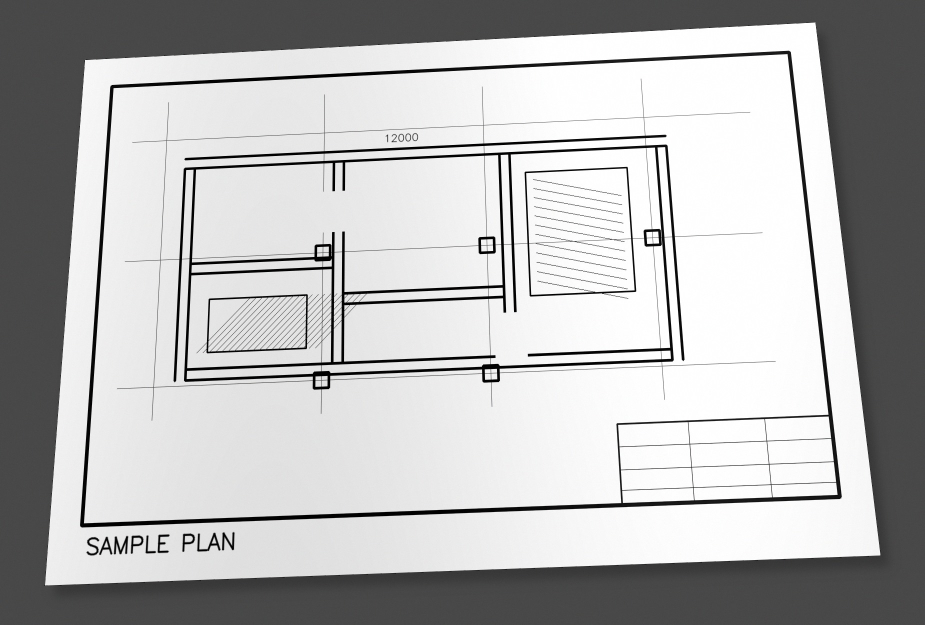
#> input picture cad_photo_to_dxf/samples/test.jpg, 1850 x 1250 px (shown at 1/2 size)
$ python -i perspective.py   (imports and definitions only)
#> lines starting #> are read from the running program, lines starting #| are printed output that depends on the picture; after the words box and inside, x2 and y2 are one past the last pixel; in counts of white or black regions, pixels touching at a corner belong together
from __future__ import annotations

from dataclasses import dataclass
from typing import Iterable

import cv2
import numpy as np


MIN_AUTOMATIC_PAPER_CONFIDENCE = 0.60


@dataclass(frozen=True)
class PerspectiveResult:
    image: np.ndarray
    corners: np.ndarray
    automatic: bool
    confidence: float = 1.0
    warnings: tuple[str, ...] = ()
    target_aspect_ratio: float | None = None


PAPER_SIZES_MM: dict[str, tuple[float, float]] = {
    "A0": (841.0, 1189.0),
    "A1": (594.0, 841.0),
    "A2": (420.0, 594.0),
    "A3": (297.0, 420.0),
    "A4": (210.0, 297.0),
    "LETTER": (215.9, 279.4),
    "LEGAL": (215.9, 355.6),
}


# [49 lines left out: functions resolve_paper_dimensions_mm, resolve_paper_aspect_ratio, not called in this run]


def order_points(points: Iterable[Iterable[float]]) -> np.ndarray:
    """Return four points ordered as top-left, top-right, bottom-right, bottom-left."""
    pts = np.asarray(list(points), dtype=np.float32)
    if pts.shape != (4, 2):
        raise ValueError("Exactly four 2D points are required")
    if not np.isfinite(pts).all():
        raise ValueError("Corner coordinates must be finite")
    if len(np.unique(np.round(pts, decimals=4), axis=0)) != 4:
        raise ValueError("Corner points must be unique")
    hull = cv2.convexHull(pts).reshape(-1, 2)
    if len(hull) != 4 or abs(float(cv2.contourArea(hull))) < 1e-3:
        raise ValueError("Corner points must form a non-degenerate convex quadrilateral")

    center = pts.mean(axis=0)
    angles = np.arctan2(pts[:, 1] - center[1], pts[:, 0] - center[0])
    ordered = pts[np.argsort(angles)]
    # Start at the top-left-like vertex. The tie breakers keep a 45-degree
    # diamond deterministic without assigning the same point twice.
    start = min(
        range(4),
        key=lambda index: (
            float(ordered[index, 0] + ordered[index, 1]),
            float(ordered[index, 1]),
            float(ordered[index, 0]),
        ),
    )
    ordered = np.roll(ordered, -start, axis=0).astype(np.float32)
    # Ascending image-space angles normally produce TL, TR, BR, BL. Reverse
    # the traversal if the second vertex is on the left-hand side instead.
    if ordered[1, 0] < ordered[-1, 0]:
        ordered = ordered[[0, 3, 2, 1]]
    return ordered


def _clip01(value: float) -> float:
    return float(np.clip(value, 0.0, 1.0))


def _quad_dimensions(ordered: np.ndarray) -> tuple[float, float]:
    tl, tr, br, bl = ordered
    width = (float(np.linalg.norm(tr - tl)) + float(np.linalg.norm(br - bl))) / 2.0
    height = (float(np.linalg.norm(bl - tl)) + float(np.linalg.norm(br - tr))) / 2.0
    return width, height


def _candidate_tone_scores(gray: np.ndarray, ordered: np.ndarray) -> tuple[float, float, float]:
    """Return inside brightness, outside brightness and paper/background contrast."""
    polygon = np.round(ordered).astype(np.int32)
    mask = np.zeros(gray.shape, dtype=np.uint8)
    cv2.fillConvexPoly(mask, polygon, 255)

    inside_span = max(3, int(round(min(gray.shape[:2]) * 0.012)))
    near_span = max(3, int(round(min(gray.shape[:2]) * 0.010)))
    far_span = max(near_span + 2, int(round(min(gray.shape[:2]) * 0.060)))
    inside_kernel = np.ones((inside_span, inside_span), np.uint8)
    near_kernel = np.ones((near_span, near_span), np.uint8)
    far_kernel = np.ones((far_span, far_span), np.uint8)
    inside_mask = cv2.erode(mask, inside_kernel, iterations=1)
    near_outer = cv2.dilate(mask, near_kernel, iterations=1)
    far_outer = cv2.dilate(mask, far_kernel, iterations=1)
    # Skip the immediate border because a dark printed frame can otherwise
    # masquerade as a dark background around an internal white rectangle.
    outer_ring = cv2.subtract(far_outer, near_outer)

    inside_values = gray[inside_mask > 0]
    outside_values = gray[outer_ring > 0]
    if inside_values.size < 25 or outside_values.size < 25:
        return 0.0, 0.0, -255.0

    inside = float(np.median(inside_values))
    outside = float(np.median(outside_values))
    return inside, outside, inside - outside


def _score_paper_candidate(
    gray: np.ndarray,
    contour: np.ndarray,
    ordered: np.ndarray,
    area_ratio: float,
    touches: int,
    target_aspect_ratio: float | None,
) -> float | None:
    """Validate and score a quadrilateral as an actual sheet boundary."""
    min_rect = cv2.minAreaRect(contour)
    rect_area = float(min_rect[1][0] * min_rect[1][1])
    if rect_area <= 1.0:
        return None
    rectangularity = float(cv2.contourArea(contour)) / rect_area
    if rectangularity < 0.72:
        return None

    inside, outside, contrast = _candidate_tone_scores(gray, ordered)
    # A printed sheet should normally be brighter than the immediately
    # surrounding background. This deliberately rejects internal drawing
    # frames on a white page and dark circular/non-paper objects.
    if inside < 105.0 or contrast < 6.0:
        return None

    width, height = _quad_dimensions(ordered)
    if min(width, height) < 20.0:
        return None
    observed_ratio = width / height
    aspect_score = 1.0
    if target_aspect_ratio is not None:
        if not np.isfinite(target_aspect_ratio) or target_aspect_ratio <= 0:
            raise ValueError("Target paper aspect ratio must be greater than zero")
        ratio_error = abs(np.log(observed_ratio / target_aspect_ratio))
        # Perspective can distort the observed ratio, so use a deliberately
        # broad gate while still rejecting implausible internal frames.
        if ratio_error > np.log(2.25):
            return None
        aspect_score = _clip01(1.0 - ratio_error / np.log(2.25))

    area_score = _clip01((area_ratio - 0.18) / 0.54)
    brightness_score = _clip01((inside - 105.0) / 130.0)
    contrast_score = _clip01((contrast - 6.0) / 54.0)
    rectangularity_score = _clip01((rectangularity - 0.72) / 0.28)
    border_score = 1.0 - touches / 4.0

    confidence = (
        0.30 * area_score
        + 0.25 * contrast_score
        + 0.15 * brightness_score
        + 0.15 * rectangularity_score
        + 0.10 * aspect_score
        + 0.05 * border_score
    )
    return _clip01(confidence)


def _detect_paper_candidate(
    image: np.ndarray,
    target_aspect_ratio: float | None = None,
) -> tuple[np.ndarray, float] | None:
    """Return the best validated quadrilateral and a conservative confidence score."""
    if image is None or image.size == 0:
        return None

    height, width = image.shape[:2]
    scale = min(1.0, 1400.0 / max(height, width))
    small = cv2.resize(image, None, fx=scale, fy=scale, interpolation=cv2.INTER_AREA)
    gray = cv2.cvtColor(small, cv2.COLOR_BGR2GRAY)
    if float(np.std(gray)) < 3.0:
        return None
    gray = cv2.GaussianBlur(gray, (7, 7), 0)

    edges = cv2.Canny(gray, 40, 140)
    edges = cv2.dilate(edges, np.ones((5, 5), np.uint8), iterations=1)
    _, bright = cv2.threshold(gray, 0, 255, cv2.THRESH_BINARY + cv2.THRESH_OTSU)
    image_area = float(small.shape[0] * small.shape[1])
    margin = max(2.0, min(small.shape[:2]) * 0.008)
    candidates: list[tuple[float, float, np.ndarray]] = []

    for mask in (edges, bright):
        contours, _ = cv2.findContours(mask, cv2.RETR_EXTERNAL, cv2.CHAIN_APPROX_SIMPLE)
        for contour in contours:
            area = float(cv2.contourArea(contour))
            area_ratio = area / max(image_area, 1.0)
            if area_ratio < 0.18 or area_ratio > 0.98:
                continue
            perimeter = cv2.arcLength(contour, True)
            approx = cv2.approxPolyDP(contour, 0.02 * perimeter, True)
            if len(approx) != 4 or not cv2.isContourConvex(approx):
                continue
            quad = approx.reshape(4, 2).astype(np.float32)
            try:
                ordered = order_points(quad)
            except ValueError:
                continue
            touches = sum(
                1
                for x, y in ordered
                if x <= margin
                or y <= margin
                or x >= small.shape[1] - 1 - margin
                or y >= small.shape[0] - 1 - margin
            )
            if touches >= 3:
                continue
            confidence = _score_paper_candidate(
                gray,
                contour,
                ordered,
                area_ratio,
                touches,
                target_aspect_ratio,
            )
            if confidence is not None:
                candidates.append((confidence, area, ordered))

    if not candidates:
        return None
    confidence, _, best = max(candidates, key=lambda item: (item[0], item[1]))
    return best / scale, float(confidence)


# [7 lines left out: function detect_paper_corners, not called in this run]


def warp_perspective(
    image: np.ndarray,
    corners: Iterable[Iterable[float]],
    target_aspect_ratio: float | None = None,
) -> np.ndarray:
    """Rectify a sheet using four corner points."""
    rect = order_points(corners)
    tl, tr, br, bl = rect
    width_top = np.linalg.norm(tr - tl)
    width_bottom = np.linalg.norm(br - bl)
    height_right = np.linalg.norm(br - tr)
    height_left = np.linalg.norm(bl - tl)
    observed_width = max(width_top, width_bottom)
    observed_height = max(height_right, height_left)
    if target_aspect_ratio is not None:
        if not np.isfinite(target_aspect_ratio) or target_aspect_ratio <= 0:
            raise ValueError("Target paper aspect ratio must be greater than zero")
        approximate_area = max(4.0, observed_width * observed_height)
        output_width = max(2, int(round(np.sqrt(approximate_area * target_aspect_ratio))))
        output_height = max(2, int(round(output_width / target_aspect_ratio)))
    else:
        output_width = max(2, int(round(observed_width)))
        output_height = max(2, int(round(observed_height)))

    destination = np.array(
        [
            [0, 0],
            [output_width - 1, 0],
            [output_width - 1, output_height - 1],
            [0, output_height - 1],
        ],
        dtype=np.float32,
    )
    matrix = cv2.getPerspectiveTransform(rect, destination)
    return cv2.warpPerspective(
        image,
        matrix,
        (output_width, output_height),
        flags=cv2.INTER_CUBIC,
        borderMode=cv2.BORDER_REPLICATE,
    )


def auto_correct(
    image: np.ndarray,
    target_aspect_ratio: float | None = None,
) -> PerspectiveResult | None:
    candidate = _detect_paper_candidate(image, target_aspect_ratio)
    if candidate is None:
        return None
    corners, confidence = candidate
    ratio = target_aspect_ratio
    warnings: list[str] = []
    if ratio is None:
        warnings.append("未指定纸张真实长宽比，横纵尺寸可能存在非等比例误差。")
    if confidence < MIN_AUTOMATIC_PAPER_CONFIDENCE:
        warnings.append("纸张边界识别置信度较低，必须人工确认四个角点。")
    return PerspectiveResult(
        warp_perspective(image, corners, ratio),
        corners,
        automatic=True,
        confidence=confidence,
        warnings=tuple(warnings),
        target_aspect_ratio=ratio,
    )


# [11 lines left out: function rotate_image, not called in this run]

>>> import cv2
>>> picture = cv2.imread('../samples/test.jpg')
#> picture is the input picture: shape (1250, 1850, 3); mean B, G, R 183.2, 183.2, 183.2
>>> result = auto_correct(picture)
#> in _detect_paper_candidate, `edges = cv2.Canny(gray, 40, 140)`:
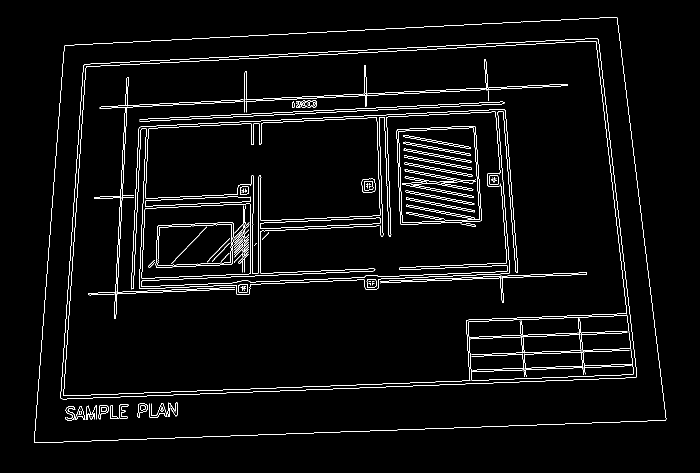
#> edges: shape (946, 1400) (shown at 1/2 size); 3% white in thin lines or dots, all inside (x1, y1, x2, y2) = (68, 34, 1333, 886)
#> in _detect_paper_candidate, `edges = cv2.dilate(edges, np.ones((5, 5), np.uint8), iterations=1)`:
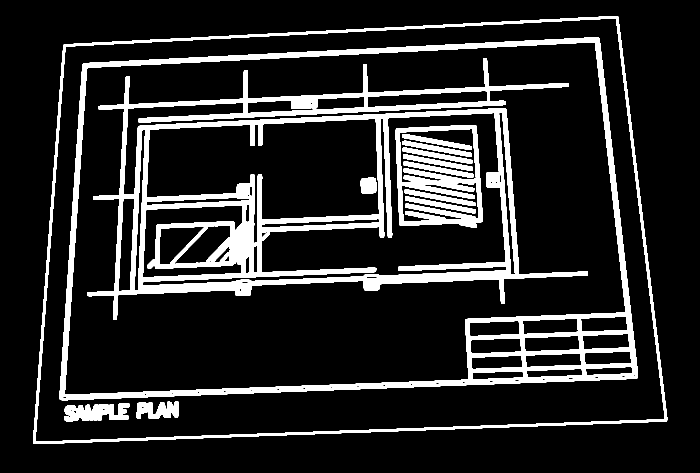
#> edges: shape (946, 1400) (shown at 1/2 size); 14.3% white; 14 white regions, largest, box (x1, y1, x2, y2) and area: (174, 116, 1176, 639) 90033, (119, 74, 1276, 801) 50039, (66, 32, 1335, 888) 20897
#> in _detect_paper_candidate, `_, bright = cv2.threshold(gray, 0, 255, cv2.THRESH_BINARY + cv2.THRESH..`:
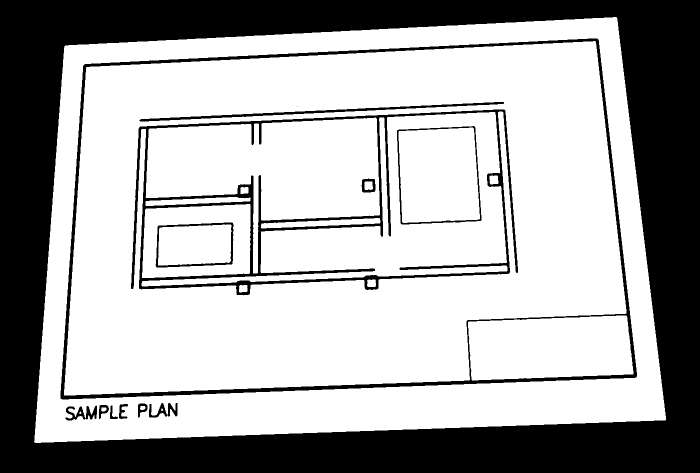
#> bright: shape (946, 1400) (shown at 1/2 size); 66.9% white; 15 black regions (1 under 20 px), largest, box (x1, y1, x2, y2) and area: (0, 0, 1400, 946) 374782, (262, 219, 1036, 591) 28654, (121, 77, 1274, 799) 24200
#> the loop in _detect_paper_candidate, `for mask in (edges, bright):` made 2 passes
#> pass 1, in _candidate_tone_scores, `near_outer = cv2.dilate(mask, near_kernel, iterations=1)`:
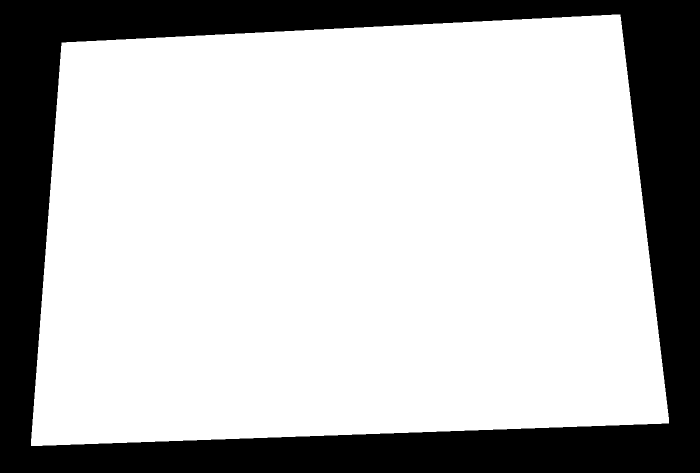
#> near_outer: shape (946, 1400) (shown at 1/2 size); 73.6% white; 1 black region, box (x1, y1, x2, y2) and area: (0, 0, 1400, 946) 349891
#> pass 1, in _candidate_tone_scores, `far_outer = cv2.dilate(mask, far_kernel, iterations=1)`:
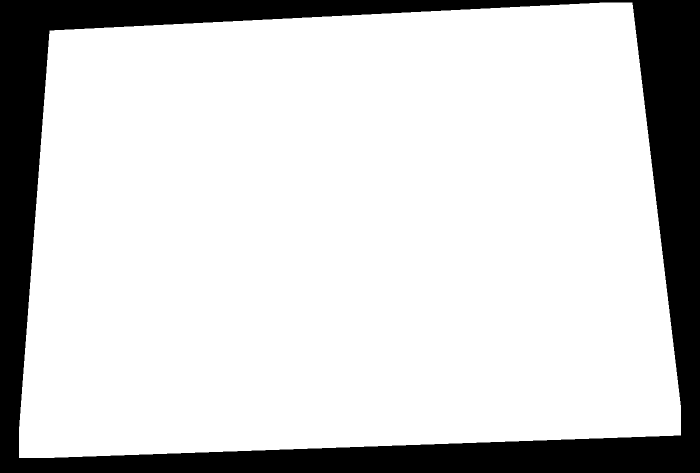
#> far_outer: shape (946, 1400) (shown at 1/2 size); 81.5% white; 1 black region, box (x1, y1, x2, y2) and area: (0, 0, 1400, 946) 244915
#> pass 1, in _candidate_tone_scores, `outer_ring = cv2.subtract(far_outer, near_outer)`:
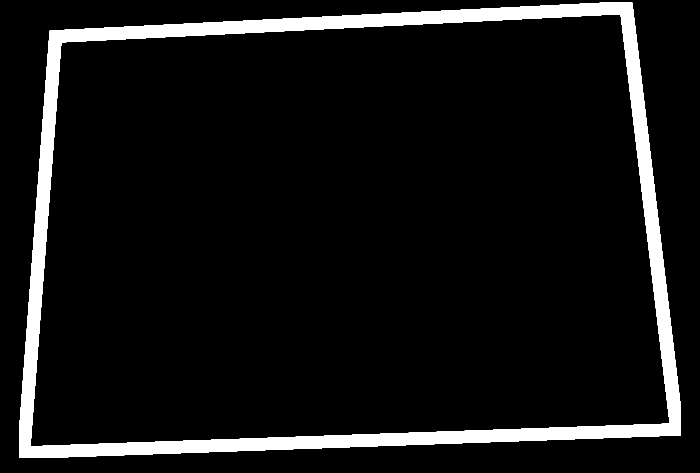
#> outer_ring: shape (946, 1400) (shown at 1/2 size); 7.9% white; 1 white region, box (x1, y1, x2, y2) and area: (38, 5, 1362, 916) 104976
#> after the loop in _detect_paper_candidate, `for mask in (edges, bright):`: candidates = [(0.961, 958281.5, [[127, 89], [1236, 33], [1333, 842], [66, 887]]), (0.958, 947636, [[130, 91], [1233, 35], [1330, 840], [68, 883]])]
#> in _detect_paper_candidate, `confidence, _, best = max(candidates, key=lambda item: (item[0], item[..`: confidence = 0.961; best = [[127, 89], [1236, 33], [1333, 842], [66, 887]]
#> in auto_correct, `candidate = _detect_paper_candidate(image, target_aspect_ratio)`: candidate = ([[167.8, 117.6], [1633.3, 43.61], [1761.5, 1112.6], [87.21, 1172.1]], 0.961)
#> in auto_correct, `corners, confidence = candidate`: corners = [[167.8, 117.6], [1633.3, 43.61], [1761.5, 1112.6], [87.21, 1172.1]]; confidence = 0.961
#> in warp_perspective, `rect = order_points(corners)`: rect has the same summary as corners in auto_correct
#> in warp_perspective, `tl, tr, br, bl = rect`: tl = [167.8, 117.6]; tr = [1633.3, 43.61]; br = [1761.5, 1112.6]; bl = [87.21, 1172.1]
#> in warp_perspective, `width_top = np.linalg.norm(tr - tl)`: width_top = 1467.3
#> in warp_perspective, `width_bottom = np.linalg.norm(br - bl)`: width_bottom = 1675.3
#> in warp_perspective, `height_right = np.linalg.norm(br - tr)`: height_right = 1076.7
#> in warp_perspective, `height_left = np.linalg.norm(bl - tl)`: height_left = 1057.6
#> in warp_perspective, `observed_width = max(width_top, width_bottom)`: observed_width = 1675.3
#> in warp_perspective, `observed_height = max(height_right, height_left)`: observed_height = 1076.7
#> in warp_perspective, `output_width = max(2, int(round(observed_width)))`: output_width = 1675
#> in warp_perspective, `output_height = max(2, int(round(observed_height)))`: output_height = 1077
#> in warp_perspective, `destination = np.array( [ [0, 0], [output_width - 1, 0], [output_width..`: destination = [[0, 0], [1674, 0], [1674, 1076], [0, 1076]]
#> in warp_perspective, `matrix = cv2.getPerspectiveTransform(rect, destination)`: matrix = [[1.19, 0.0913, -211.1], [0.0602, 1.19, -150.2], [2.15e-05, 0.000137, 1]]
#> in warp_perspective, `return cv2.warpPerspective( image, matrix, (output_width, output_heigh..`:
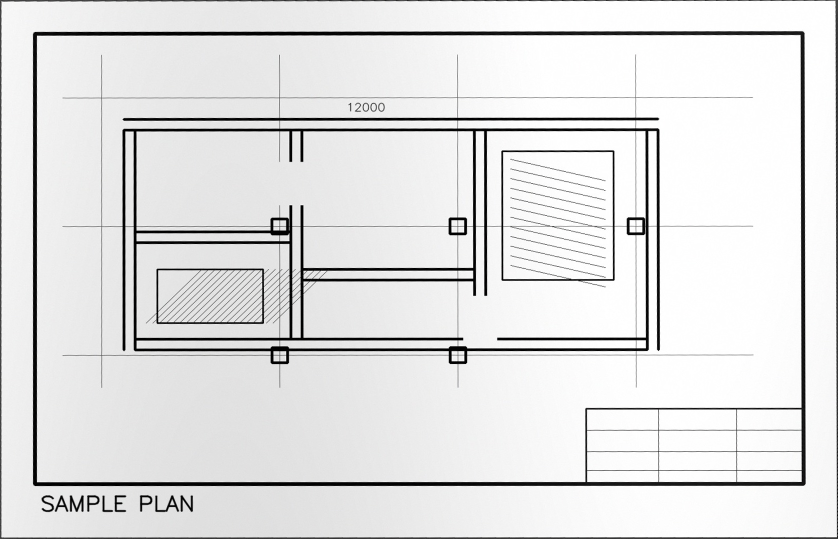
#> returned value: shape (1077, 1675, 3) (shown at 1/2 size); mean of channels 0, 1, 2 226.3, 226.3, 226.3; drawn as B, G, R
